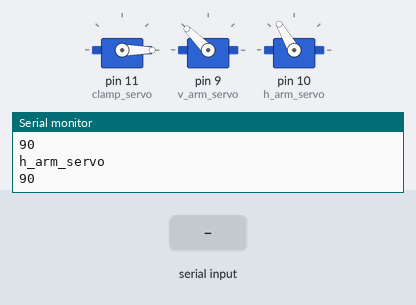
The sketch below on a simulated Arduino Uno, built with avr-gcc and run on an emulated ATmega328P. On the bench: 3 × servo, the last lines printed to the serial monitor. The test bench sets the inputs (shaded band).

Above: at 1.3 s.
1.4 s: "close_arm\n" received over Serial
At 1.8 s:
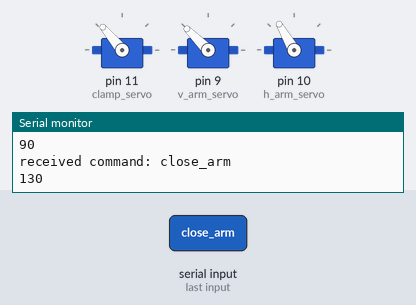
2.9 s: "lift_arm\n" received over Serial
At 4.1 s:
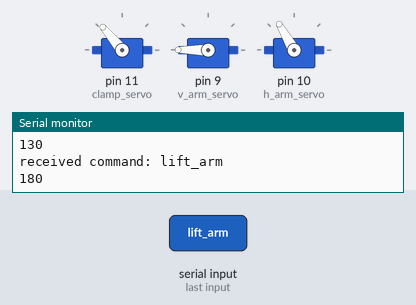
4.4 s: "open_arm\n" received over Serial
At 5.2 s:
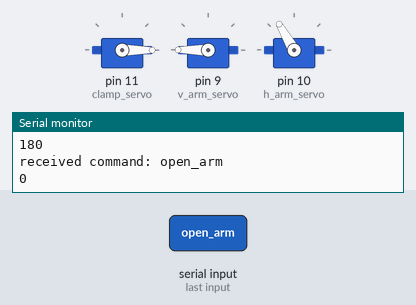
5.9 s: "turn_arm\n" received over Serial
At 6.4 s:
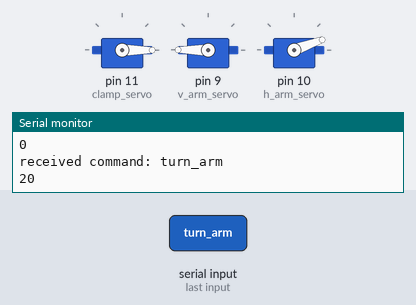
7.4 s: "drop_arm\n" received over Serial
At 8.6 s:
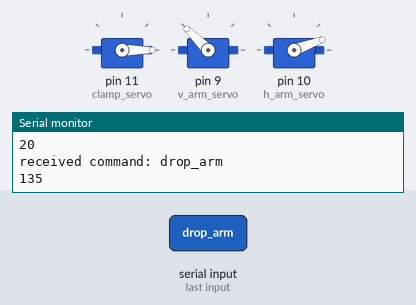
8.9 s: "close_arm\n" received over Serial
At 9.9 s:
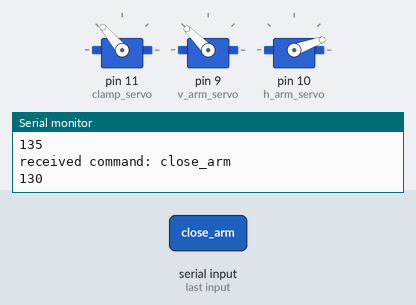
Timing chart, 0 to 11.4 s (numbered marks = the images above; inputs shaded):
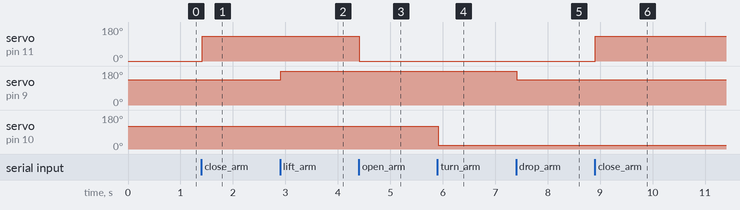

The sketch:

robot_arm_servo_sketch.ino
```cpp
// (licence header left out)
#include <Wire.h>
//#include <Adafruit_MotorShield.h>
#include <Servo.h>

Servo clamp_servo;  // create servo object to control a servo
Servo v_arm_servo;
Servo h_arm_servo;

String move_arm = "";
String ser_rx_data;

void setup() {
  Serial.begin(9600);           // set up Serial library at 9600 bps
  Serial.println("robot arm init!");

  clamp_servo.attach(11);  // attach the servo on pin 9,10,11 to the servo object
  v_arm_servo.attach(9);
  h_arm_servo.attach(10);

  Serial.println("clamp_servo");
  Serial.println(clamp_servo.read());
  Serial.println("v_arm_servo");
  Serial.println(v_arm_servo.read());
  Serial.println("h_arm_servo");
  Serial.println(h_arm_servo.read());

  h_arm_servo.write(120); //120-center-default 20-left
  v_arm_servo.write(135); //135-drop-default, 200-lift
  clamp_servo.write(0); //0-open-default, 200-closed
  //Serial.println(clamp_servo.read()); // test servo position
  //Serial.println(v_arm_servo.read());
  //Serial.println(h_arm_servo.read());

  delay(100);
}

void loop() {
  if(Serial.available()){
        ser_rx_data = Serial.readStringUntil('\n');
        Serial.println("received command: " + ser_rx_data);
    }
  move_arm= ser_rx_data;
  ser_rx_data ="";
   if (move_arm == "open_arm") {
      clamp_servo.write(0);       // sets the servo to open clamp arm position
      Serial.println(clamp_servo.read());
      move_arm ="";
      delay(15);
      }
   else if (move_arm == "close_arm") {
      clamp_servo.write(130);       // sets the servo to closed arm position
      Serial.println(clamp_servo.read());
      move_arm ="";
      delay(15);
      }
   else if (move_arm == "drop_arm") {
      v_arm_servo.write(135);       // sets the servo arm position to drop lower
      Serial.println(v_arm_servo.read());
      move_arm ="";
      delay(15);
      }
   else if (move_arm == "lift_arm") {
      v_arm_servo.write(200);       // sets the servo position according to the scaled value
      Serial.println(v_arm_servo.read());
      move_arm ="";
      delay(15);
      }
   else if (move_arm == "turn_arm") {
      h_arm_servo.write(20);       // sets the servo position according to the scaled value
      Serial.println(h_arm_servo.read());
      move_arm ="";
      delay(15);
      }
   else if (move_arm == "center_arm") {
      h_arm_servo.write(120);       // sets the servo position according to the scaled value
      Serial.println(h_arm_servo.read());
      move_arm ="";
      delay(15);
      }
   else if (move_arm == "release_servo") {
       clamp_servo.detach();
       h_arm_servo.detach();
       v_arm_servo.detach();
       move_arm ="";
       }

}
```

Measured:
- after the input at 1.4 s, servo on pin 11 (clamp_servo): 0° → 130° at once
- after the input at 2.9 s, servo on pin 9 (v_arm_servo): 135° → 180° at once
- after the input at 4.4 s, servo on pin 11 (clamp_servo): 130° → 0° at once
- after the input at 5.9 s, servo on pin 10 (h_arm_servo): 120° → 20° at once
- after the input at 7.4 s, servo on pin 9 (v_arm_servo): 180° → 135° at once
- after the input at 8.9 s, servo on pin 11 (clamp_servo): 0° → 130° at once
